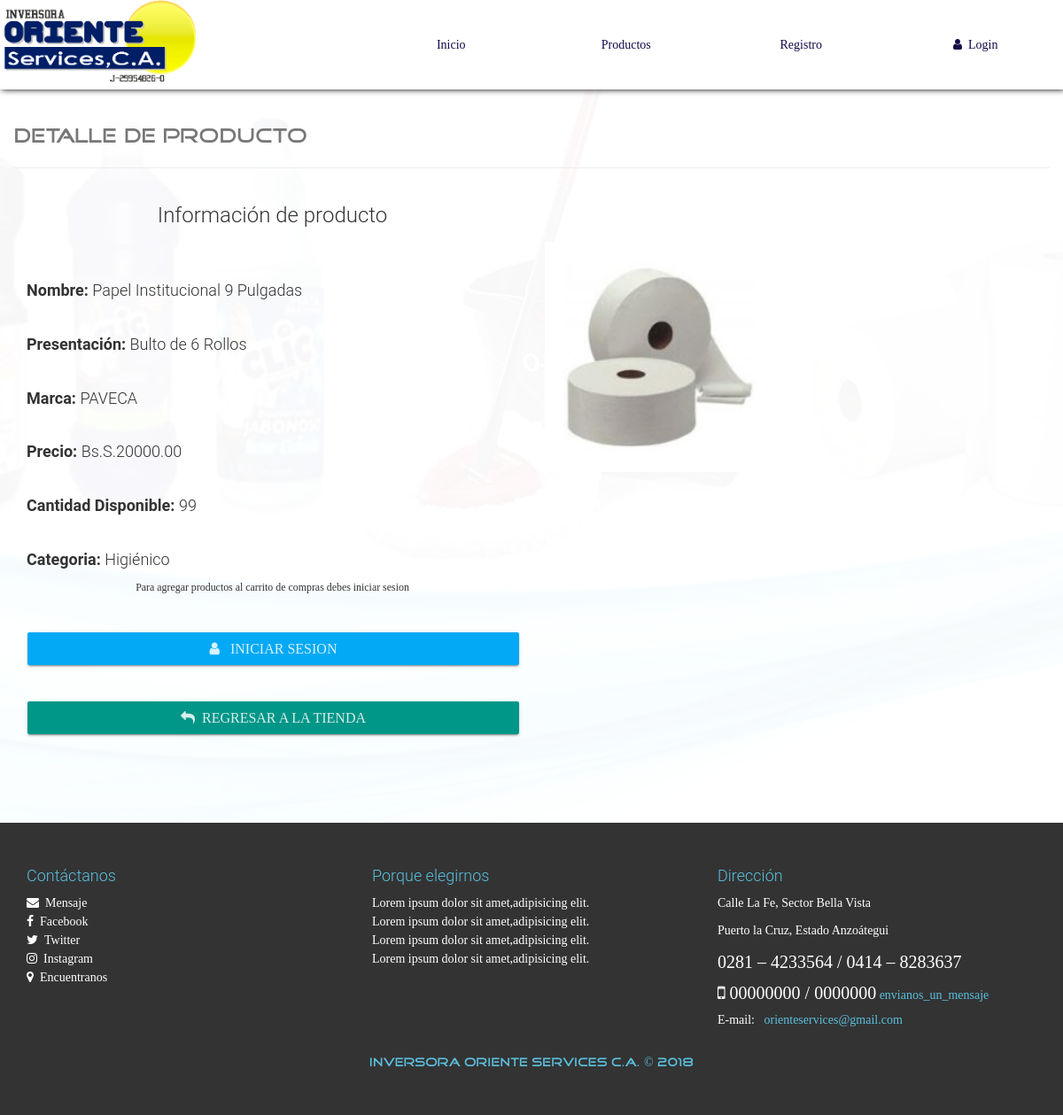
The page /infoProd.php?CodigoProd=HG-01 on the database as committed earlier.
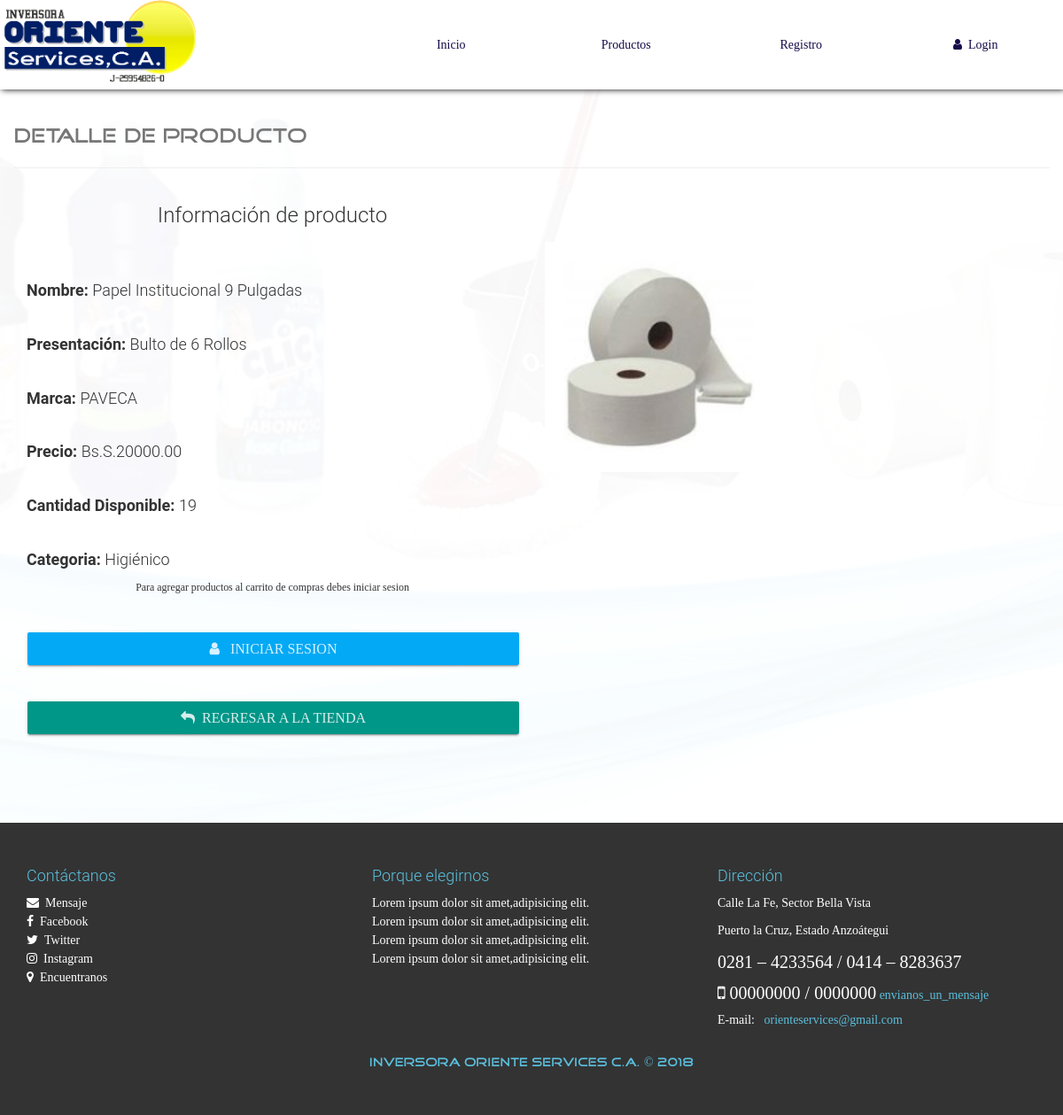
The same page on the database as committed later.
### tables this page shows
CREATE TABLE `producto` (
  `id` int(20) NOT NULL,
  `CodigoProd` varchar(30) NOT NULL,
  `NombreProd` varchar(30) NOT NULL,
  `CodigoCat` varchar(30) NOT NULL,
  `Precio` decimal(30,2) NOT NULL,
  `Descuento` int(2) NOT NULL,
  `Presentación` varchar(30) NOT NULL,
  `Marca` varchar(30) NOT NULL,
  `Stock` int(20) NOT NULL,
  `RIFProveedor` varchar(30) NOT NULL,
  `Imagen` varchar(150) NOT NULL,
  `Nombre` varchar(30) NOT NULL,
  `Estado` varchar(15) NOT NULL
);

CREATE TABLE `categoria` (
  `CodigoCat` varchar(30) NOT NULL,
  `Nombre` varchar(30) NOT NULL,
  `Descripcion` text NOT NULL
);

### library/consulSQL.php (called while the page is built, shortened)
<?php
class ejecutarSQL {
    public static function conectar(){
        if(!$con=  mysqli_connect(SERVER,USER,PASS,BD)){
            echo "Error en el servidor, verifique sus datos";
        }
        mysqli_set_charset($con, "utf8");
        return $con;
    }
    public static function consultar($query) {
        if (!$consul = mysqli_query(ejecutarSQL::conectar(), $query)) {
            echo 'Error en la consulta SQL ejecutada';
        }
        return $consul;
    }
}
class consultasSQL{
    public static function clean_string($val){
        $val=trim($val);
        $val=stripslashes($val);
        $val=str_ireplace("<script>", "", $val);
        $val=str_ireplace("</script>", "", $val);
        $val=str_ireplace("<script src", "", $val);
        $val=str_ireplace("<script type=", "", $val);
        $val=str_ireplace("SELECT * FROM", "", $val);
        $val=str_ireplace("DELETE FROM", "", $val);
        $val=str_ireplace("INSERT INTO", "", $val);
        $val=str_ireplace("--", "", $val);
        $val=str_ireplace("^", "", $val);
        $val=str_ireplace("[", "", $val);
        $val=str_ireplace("]", "", $val);
        $val=str_ireplace("==", "", $val);
        $val=str_ireplace(";", "", $val);
        return $val;
    }
}

### infoProd.php (the view, shortened to what this page needs)
<?php
include './library/consulSQL.php';
?>
<!DOCTYPE html>
<html lang="es">
<head>
    <?php include './inc/link.php'; ?>
</head>
<body id="container-page-product">
    <?php include './inc/navbar.php'; ?>
    <section id="infoproduct">
        <div class="container">
            <div class="row">
                <div class="page-header">
                    <h1><small class="tittles-pages-logo">DETALLE DE PRODUCTO</small></h1>
                </div>
                <?php
                    $CodigoProducto=consultasSQL::clean_string($_GET['CodigoProd']);
                    $productoinfo=  ejecutarSQL::consultar("SELECT producto.CodigoProd,producto.NombreProd,producto.CodigoCat,categoria.Nombre,producto.Presentación,producto.Marca,producto.Precio,producto.Descuento,producto.Stock,producto.Imagen FROM categoria INNER JOIN producto ON producto.CodigoCat=categoria.CodigoCat  WHERE CodigoProd='".$CodigoProducto."'");
                    while($fila=mysqli_fetch_array($productoinfo, MYSQLI_ASSOC)){
                        echo '
                            <div class="col-xs-12 col-sm-6">
                                <h3 class="text-center">Información de producto</h3>
                                <br><br>
                                <h4><strong>Nombre: </strong>'.$fila['NombreProd'].'</h4><br>
                                <h4><strong>Presentación: </strong>'.$fila['Presentación'].'</h4><br>
                                <h4><strong>Marca: </strong>'.$fila['Marca'].'</h4><br>
                                <h4><strong>Precio: </strong>Bs.S.'.number_format(($fila['Precio']-($fila['Precio']*($fila['Descuento']/100))), 2, '.', '').'</h4><br>
                                <h4><strong>Cantidad Disponible: </strong>'.$fila['Stock'].'</h4><br>
                                <h4><strong>Categoria: </strong>'.$fila['Nombre'].'</h4>';
                                if($fila['Stock']>=1){
                                    if($_SESSION['nombreAdmin']!="" || $_SESSION['nombreUser']!=""){
                                        echo '<form action="process/carrito.php" method="POST" class="FormCatElec" data-form="">
                                            <input type="hidden" value="'.$fila['CodigoProd'].'" name="codigo">
                                            <label class="text-center"><small>Agrega la cantidad de productos que añadiras al carrito de compras (Maximo '.$fila['Stock'].' productos)</small></label>
                                            <div class="form-group">
                                                <input type="number" class="form-control" value="1" min="1" max="'.$fila['Stock'].'" name="cantidad">
                                            </div>
                                            <button class="btn btn-lg btn-raised btn-success btn-block"><i class="fa fa-shopping-cart"></i>&nbsp;&nbsp; Añadir al carrito</button>
                                        </form>
                                        <div class="ResForm"></div>';
                                    }else{
                                        echo '<p class="text-center"><small>Para agregar productos al carrito de compras debes iniciar sesion</small></p><br>   ';
                                        echo '<button class="btn btn-lg btn-raised btn-info btn-block" data-toggle="modal" data-target=".modal-login"><i class="fa fa-user"></i>&nbsp;&nbsp; Iniciar sesion</button>';
                                    }
                                }else{
                                    echo '<p class="text-center text-danger lead">No hay existencias de este producto</p><br>';
                                }
                                if($fila['Imagen']!="" && is_file("./assets/img-products/".$fila['Imagen'])){
                                    $imagenFile="./assets/img-products/".$fila['Imagen'];
                                }else{
                                    $imagenFile="./assets/img-products/default.png";
                                }
                                echo '<br>
                                <a href="product.php" class="btn btn-lg btn-primary btn-raised btn-block"><i class="fa fa-mail-reply"></i>&nbsp;&nbsp;Regresar a la tienda</a>
                            </div>
                            <div class="col-xs-12 col-sm-6">
                                <br><br><br>
                                <img class="img-responsive" src="'.$imagenFile.'">
                            </div>';
                    }
                ?>
            </div>
        </div>
    </section>
    <?php include './inc/footer.php'; ?>
</body>
</html>

### inc/link.php (shortened to what this page needs)
<link rel="stylesheet" href="./css/font-awesome.min.css">
<link rel="stylesheet" href="./css/normalize.css">
<link rel="stylesheet" href="./css/bootstrap.min.css">
<link rel="stylesheet" href="./css/bootstrap-material-design.min.css">
<link rel="stylesheet" href="./css/ripples.min.css">
<link rel="stylesheet" href="./css/sweetalert.css">
<link rel="stylesheet" href="./css/media.css">
<link rel="stylesheet" href="./css/style.css">

### inc/navbar.php (shortened to what this page needs)
<nav id="navbar-auto-hidden">
        <div class="row hidden-xs">
            <div class="col-xs-4">
            <img src="./assets/img/logotipo.png">
            </div>
            <div class="col-xs-8">
              <div class="contenedor-tabla pull-right">
                <div class="contenedor-tr">
                  <a href="index.php" class="table-cell-td">Inicio</a>
                  <a href="product.php" class="table-cell-td">Productos</a>
                  <?php
                      if(!$_SESSION['nombreAdmin']==""){
                          echo '
                              <a href="carrito.php" class="table-cell-td">Carrito</a>
                              <a href="configAdmin.php" class="table-cell-td">Administración</a>
                              <a href="#!" class="table-cell-td exit-system">
                                  <i class="fa fa-user"></i>&nbsp;&nbsp;'.$_SESSION['nombreAdmin'].'
                              </a>
                           ';
                      }else{
                          echo '
                          <a href="registration.php" class="table-cell-td">Registro</a>
                              <a href="#" class="table-cell-td" data-toggle="modal" data-target=".modal-login">
                                  <i class="fa fa-user"></i>&nbsp;&nbsp;Login
                              </a>
                           ';
                      }
                  ?>
                </div>
              </div>
            </div>
        </div>
    </nav>

### inc/footer.php (shortened to what this page needs)
<footer>
    <div class="container">
        <div class="row">
            <div class="col-sm-4">
                <h4 class="text-footer">Contáctanos</h4>
                <a href="mail.php" target="_blank">
                    <i class="fa fa-envelope" aria-hidden="true">&nbsp; Mensaje </i>
                </a><br>
                <a href="https://www.facebook.com/" target="_blank">
                    <i class="fa fa-facebook" aria-hidden="true">&nbsp; Facebook </i>
                </a><br>
                <a href="https://twitter.com/search?q=orienteservices&src=typd" target="_blank">
                    <i class="fa fa-twitter" aria-hidden="true">&nbsp; Twitter </i>
                </a><br>
                <a href="https://www.instagram.com" target="_blank">
                        <i class="fa fa-instagram" aria-hidden="true">&nbsp; Instagram </i>
                </a><br>
                <a href="https://www.google.com/maps/search/Calle+La+Fe+Puerto+La+Cruz+6023,+Anzo%C3%A1tegui/@10.207008,-64.63478,1482m/data=!3m1!1e3?hl=es-MX" target="_blank">
                    <i class="fa fa-map-marker" aria-hidden="true">&nbsp; Encuentranos </i>
                </a>
            </div>
            <div class="col-sm-4">
                <h4 class="text-footer">Porque elegirnos</h4>
                <p>
                    Lorem ipsum dolor sit amet,adipisicing elit.</br>
                    Lorem ipsum dolor sit amet,adipisicing elit.</br>
                    Lorem ipsum dolor sit amet,adipisicing elit.</br>
                    Lorem ipsum dolor sit amet,adipisicing elit.</br>
                </p>
            </div>
            <div class="col-sm-4">
                <h4 class="text-footer" >Dirección</h4>
                <p style="color: #FFF">Calle La Fe, Sector Bella Vista</p>
                <p style="color: #FFF">Puerto la Cruz, Estado Anzoátegui</p>
                <p style="font-size:20px" aria-hidden="true">  0281 – 4233564 / 0414 – 8283637</p>
                <p class="fa fa-mobile" style="font-size:20px"  aria-hidden="true">  00000000 / 0000000</p> <a href="#" target="_blank" style="color: #5bc0de">envianos_un_mensaje</a></br>
                E-mail: <a href="#" target="_blank" style="color: #5bc0de"> &nbsp; orienteservices@gmail.com</a>
            </div>
        </div>
    </div>
    <br>
    <h5 class="text-center tittles-pages-logo text-footer">INVERSORA ORIENTE SERVICES C.A. &copy; 2018</h5>
</footer>

### css/media.css (style rules this page uses)
@media (min-width: 1200px) { .contenedor-tabla { width: 90%; } }

### css/style.css (style rules this page uses)
body { font-family: "FontFamilySPro"; line-height: 1.5; font-size: 1.4em; width: 100%; height: 100%; margin: 0px; padding: 0px; background-position: center center; background-repeat: no-repeat; background-attachment: fixed; background-size: cover; background-color: #fff; }
nav { width: 100%; position: fixed; top: 0px; background-color: #fff; box-shadow: 2px 0px 7px #000; z-index: 50; }
.contenedor-tabla { display: table; width: 100%; }
.contenedor-tr { display: table-row; width: 100%; }
.contenedor-tr > a { text-decoration: none; color: #150B49; }
.contenedor-tr > a:last-child { border-right: 1px solid rgba(255, 255, 255,0.3); }
.table-cell-td { display: table-cell; padding: 40px 7px; border-left: 1px solid rgba(255, 255, 255,0.3); text-align: center; width: 20%; }
section { width: 100%; margin: 0px; padding: 90px 0px; }
footer { width: 100%; color: #fff; background-color: #333; padding: 40px 0px; }
.text-footer { color: #5bc0de; }
footer a { color: #fff; }
.tittles-pages-logo { font-family: "FontFamilyLogo"; }
#container-page-product { background-image: url(../assets/img/fondo.jpg); }
#store, #infoproduct, #container-pedido { background-color: rgba(255,255,255,.97); min-height: 900px; }

Rows that differ between the two databases and show on the page:
changed producto "Papel Institucional 9 Pulgadas": Stock "99" → "19"
